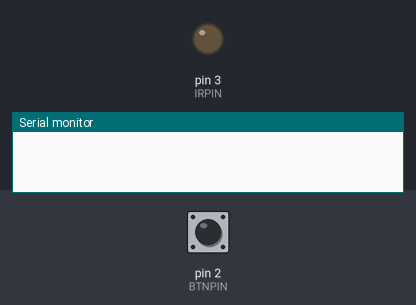
Recording of a sketch running on a simulated Arduino Uno, built with avr-gcc and run on an emulated ATmega328P. Shown: output pins drawn as LEDs (lit = HIGH), the last lines printed to the serial monitor. The inputs (shaded band) are chosen by the test bench; at power-on: pin 2 (BTNPIN) HIGH.

Above: at 1.2 s.
1.3 s: pin 2 (BTNPIN) pulled LOW for 0.15 s
At 1.44 s:
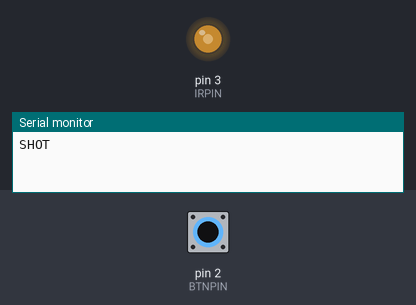
3.0 s: pin 2 (BTNPIN) pulled LOW for 1 s
At 4.7 s:
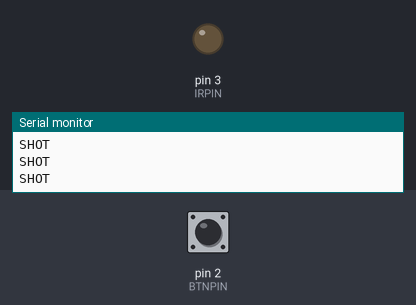
Timing chart, 0 to 6.2 s (numbered marks = the images above; inputs shaded):
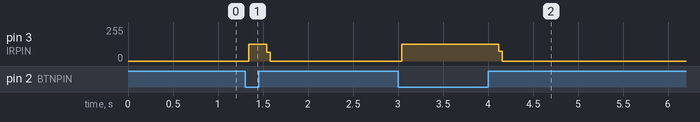

Measured:
- after the input at 1.3 s, pin 3 (IRPIN): 0/255 → 126/255 at once, → 0/255 0.20 s later
- after the input at 3.0 s, pin 3 (IRPIN): 0/255 → 126/255 at once, → 0/255 1.1 s later

The sketch:

IRGame.ino
```cpp
#define IRPIN 3
#define BTNPIN 2

int buttonState = 0;

// the setup function runs once when you press reset or power the board
void setup() {
  // initialize digital pin LED_BUILTIN as an output.
  pinMode(IRPIN, OUTPUT);
  pinMode(BTNPIN, INPUT_PULLUP);
  Serial.begin(9600);
  attachInterrupt(digitalPinToInterrupt(BTNPIN), sendIR, LOW);
}

//Method to send signal
void sendIR()
{
 Serial.print("SHOT\n");
 long ms = 200000;
 cli();  // turn off any background interrupts
 while (ms > 0)
 {
    // 38 kHz is about 13 microseconds high and 13 microseconds low
    digitalWrite(IRPIN, HIGH);  // wait 3 microseconds to happen
    delayMicroseconds(10);      // wait 10 microseconds
    digitalWrite(IRPIN, LOW);   // wait 3 microseconds
    delayMicroseconds(10);      // wait 10 microseconds

    ms -= 26;
  }

}

// the loop function runs over and over again forever
void loop() {
}
```
